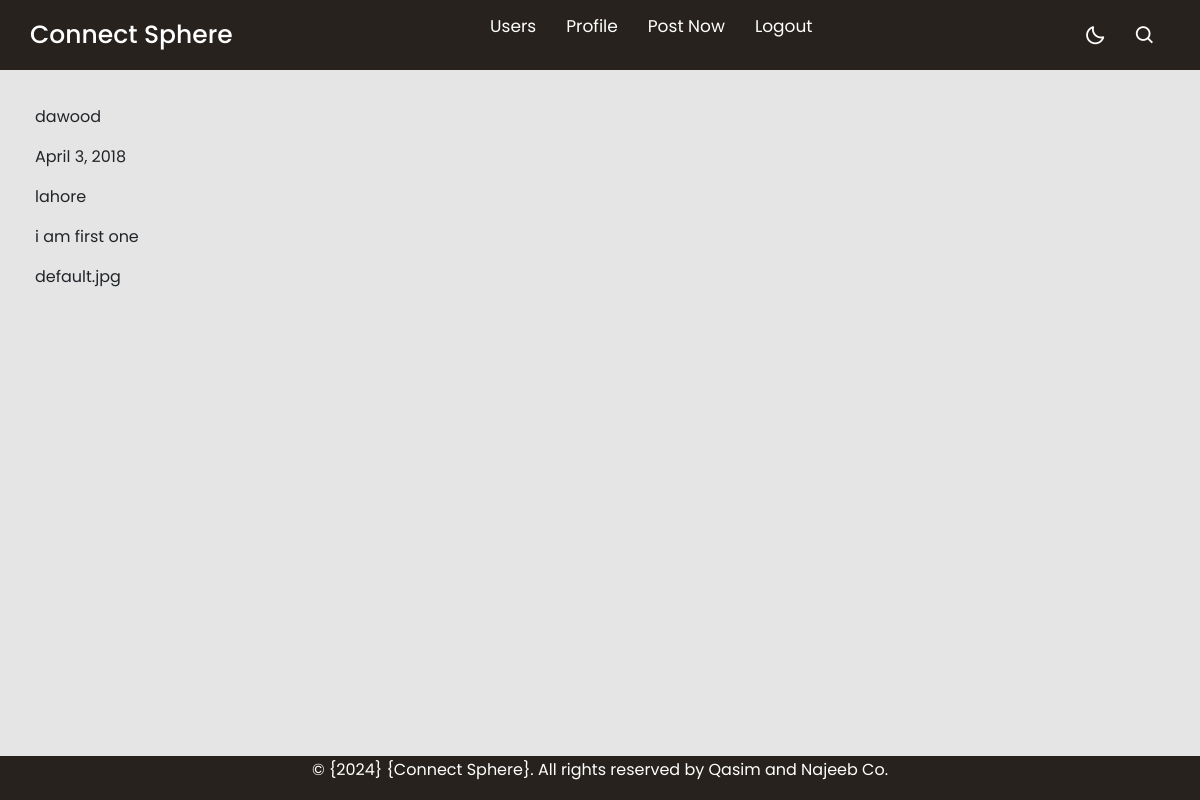
The app's page /posts/Detail_profile/1/ (signed in) with its own data.
### posts/models.py (models this page shows, shortened)
class Profile(models.Model):
    user = models.OneToOneField(User, on_delete= models.CASCADE, default= '11' )
    date_of_birth = models.DateField()
    city = models.CharField(max_length=200)
    bio = models.TextField()
    profile_pic = models.ImageField(upload_to='images/', blank=True, null=True)

### users/models.py (models this page shows)
class User(AbstractUser):
    pass

### posts/views.py (the view)
# urls.py: path('Detail_profile/<pk>/', Detail_profile.as_view(), name='Detail_profile'),
class Detail_profile(LoginRequiredMixin, DetailView):
    model = Profile
    template_name= 'posts/detail_profile.html'

### posts/templates/posts/detail_profile.html (shortened to what this page needs)
{% extends 'base.html' %}
{% load static %}
{% block content %}
<div style="margin-top: 70px; margin-bottom: 70px; padding: 15px;">
    <p> {{object.user}} </p>
    <p> {{object.date_of_birth}} </p>
    <p> {{object.city}} </p>
    <p> {{object.bio }} </p>
    <p> {{object.profile_pic}} </p>
</div>
{% endblock %}

### static/css/footer.css (style rules this page uses)
body { margin: 0; padding: 0; font-family: Arial, sans-serif; min-height: 100vh; display: flex; flex-direction: column; }

### static/css/navbar.css (style rules this page uses)
* { margin: 0; padding: 0; box-sizing: border-box; font-family: 'Poppins', sans-serif; transition: all 0.4s ease;; }
:root { --body-color: #E4E9F7; --nav-color: rgb(33 22 22); --side-nav: #010718; --text-color: #FFF; --search-bar: #F2F2F2; --search-text: #010718; }
body { height: 100vh; background-color: rgba(0, 0, 0, 0.1); }

### records on screen
Profile: user "dawood", date_of_birth "April 3, 2018", city "lahore", bio "i am first one", profile_pic "default.jpg"
